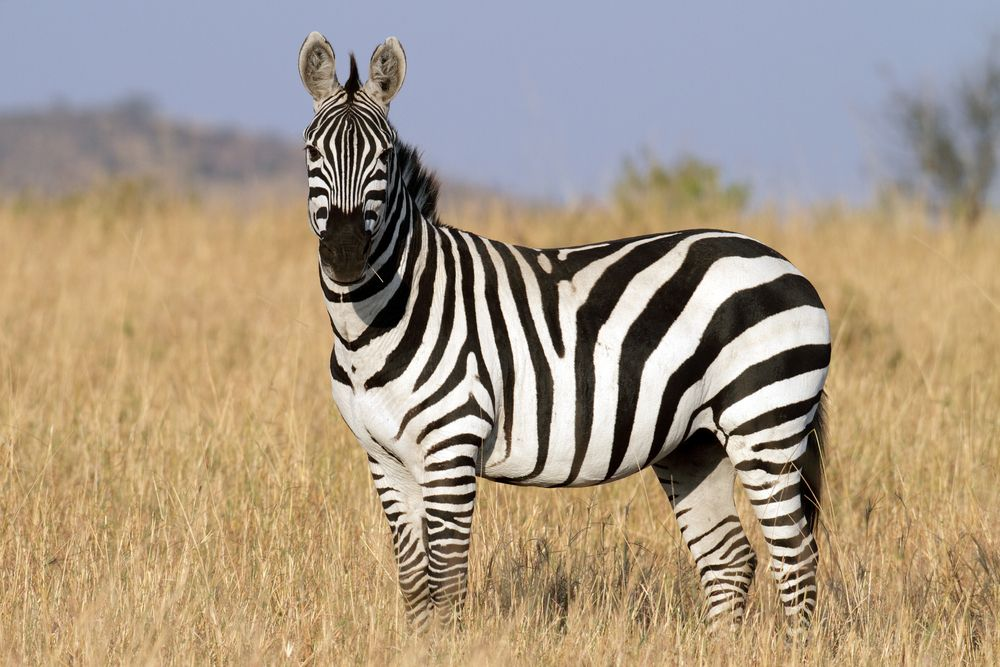
#> input picture HW4/inputs/img1.jpg, 1000 x 667 px, found by its file name
$ jupyter execute P01.ipynb
#> lines starting #> are read from the running program, lines starting #| are printed output that depends on the picture
[cell 1]
import numpy as np
import cv2
import matplotlib.pyplot as plt
import seaborn as sns
from sklearn.preprocessing import StandardScaler
from sklearn.cluster import KMeans
import time

plt.rcParams["figure.figsize"] = (12,6)

[cell 2]
img_1 = cv2.imread("./img1.jpg",0)
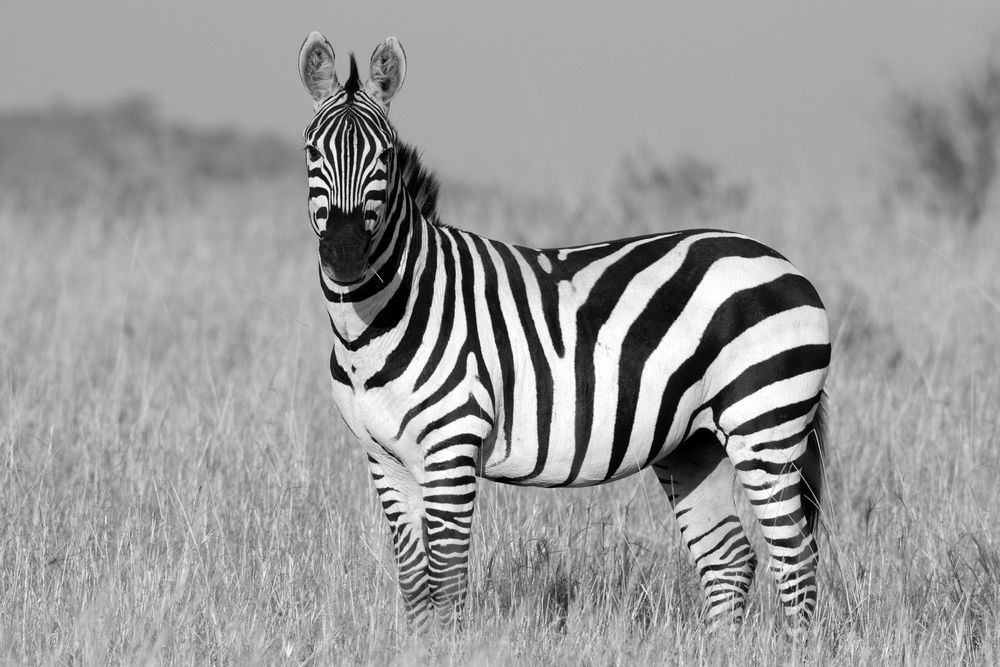
#> img_1: shape (667, 1000); min 0, max 255, mean 154.7
img_2 = cv2.imread("./img2.jpg",0)
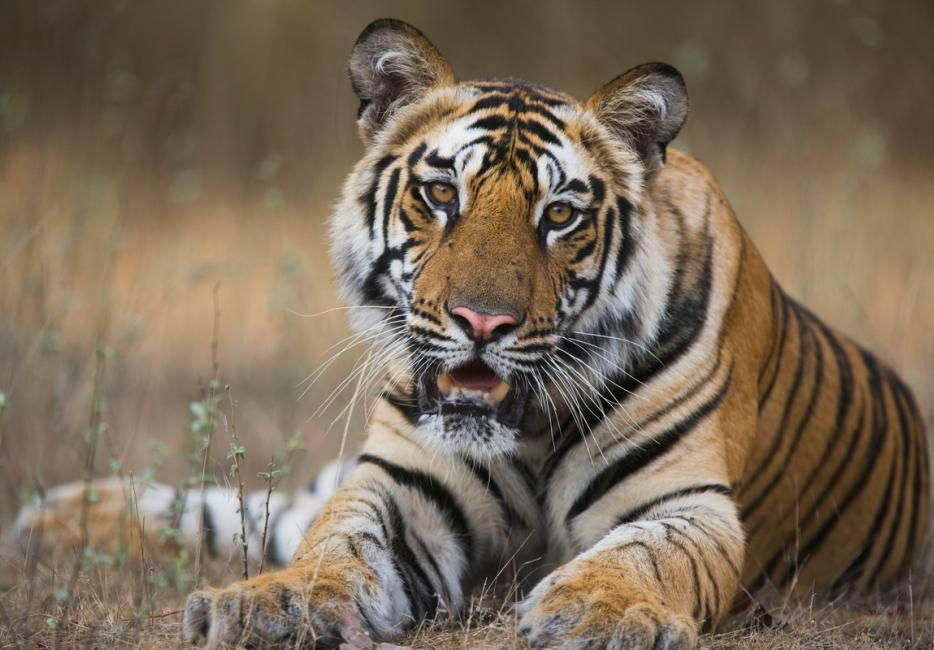
#> input picture HW4/inputs/img2.jpg, 934 x 650 px, found by its file name
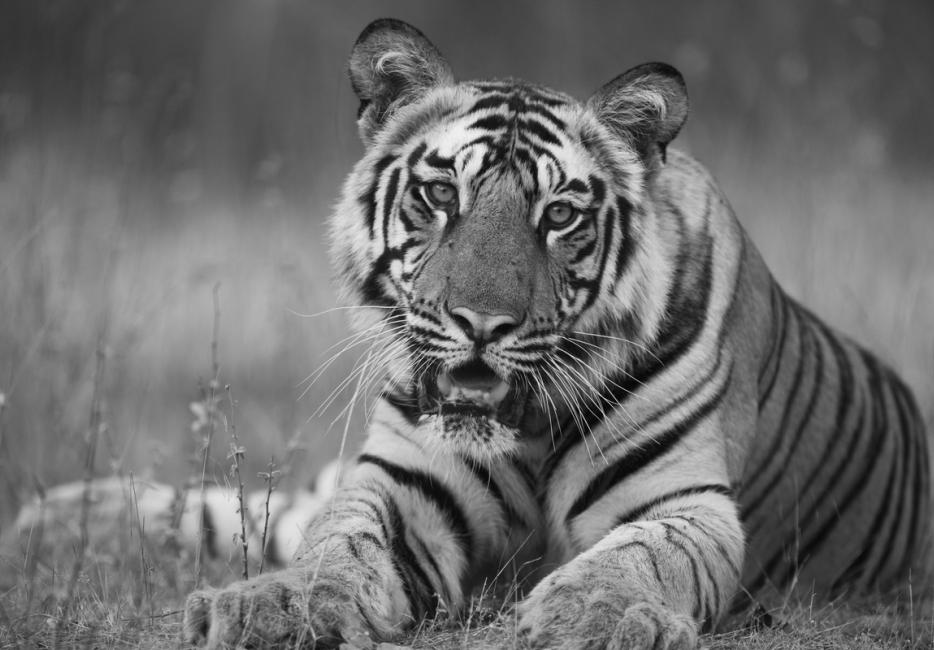
#> img_2: shape (650, 934); min 0, max 244, mean 109

def KMeansSeg(img:np.ndarray):
    img = img.copy()
    h,w = img.shape
#> h = 667; w = 1000
    img_arr = img.reshape(h*w,1)
    scaler = StandardScaler()
    scaler.fit(img_arr)
    img_scl = scaler.transform(img_arr)

    start = time.time()
    kmeans = KMeans(3)
    kmeans.fit(img_scl)
    end = time.time()
    pred = kmeans.labels_

    segmented = pred.reshape((h,w))
    plt.imshow(segmented)
    plt.axis("off")
    dur = round(end-start,2)
    plt.title("Segmentation using K-Means with Normalization | Time:{0}".format(dur))
    plt.show()
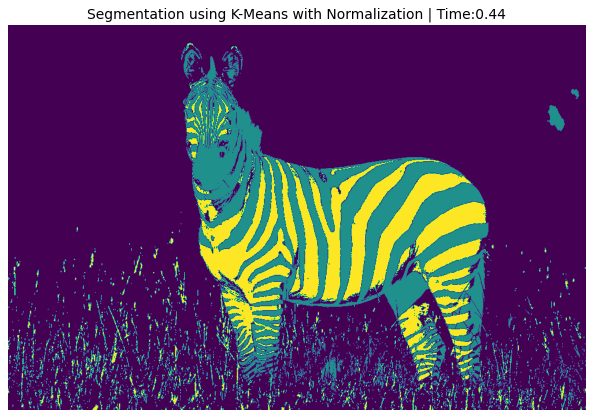
#> figure drawn by matplotlib, 1 panel

[cell 3]
KMeansSeg(img_1)

[cell 4]
KMeansSeg(img_2)
#> in KMeansSeg (call 2), `plt.show()`:
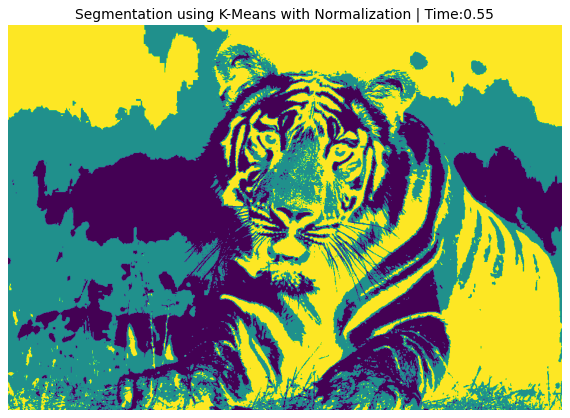
#> figure drawn by matplotlib, 1 panel
